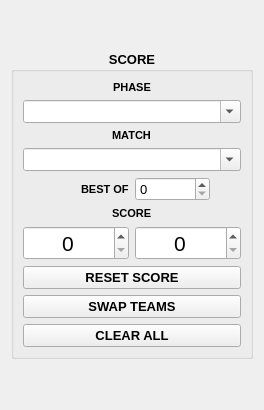
<?xml version="1.0" encoding="UTF-8"?>
<ui version="4.0">
 <class>Form</class>
 <widget class="QWidget" name="Form">
  <property name="geometry">
   <rect>
    <x>0</x>
    <y>0</y>
    <width>264</width>
    <height>410</height>
   </rect>
  </property>
  <property name="font">
   <font>
    <pointsize>8</pointsize>
    <bold>true</bold>
   </font>
  </property>
  <property name="windowTitle">
   <string>Form</string>
  </property>
  <property name="locale">
   <locale language="English" country="UnitedStates"/>
  </property>
  <layout class="QVBoxLayout" name="verticalLayout">
   <item>
    <widget class="QGroupBox" name="scoreGroupBox">
     <property name="sizePolicy">
      <sizepolicy hsizetype="Preferred" vsizetype="Maximum">
       <horstretch>0</horstretch>
       <verstretch>0</verstretch>
      </sizepolicy>
     </property>
     <property name="font">
      <font>
       <pointsize>10</pointsize>
       <bold>true</bold>
      </font>
     </property>
     <property name="title">
      <string>SCORE</string>
     </property>
     <property name="alignment">
      <set>Qt::AlignHCenter|Qt::AlignTop</set>
     </property>
     <layout class="QVBoxLayout" name="verticalLayout_2">
      <item>
       <layout class="QVBoxLayout" name="verticalLayout_3">
        <item alignment="Qt::AlignHCenter">
         <widget class="QLabel" name="label">
          <property name="font">
           <font>
            <pointsize>8</pointsize>
            <bold>true</bold>
           </font>
          </property>
          <property name="text">
           <string>PHASE</string>
          </property>
         </widget>
        </item>
        <item>
         <widget class="QComboBox" name="phase">
          <property name="minimumSize">
           <size>
            <width>10</width>
            <height>0</height>
           </size>
          </property>
          <property name="font">
           <font>
            <pointsize>10</pointsize>
            <bold>false</bold>
           </font>
          </property>
          <property name="editable">
           <bool>true</bool>
          </property>
          <property name="placeholderText">
           <string>Pool A, Bracket, Top 8, etc</string>
          </property>
         </widget>
        </item>
       </layout>
      </item>
      <item>
       <layout class="QVBoxLayout" name="verticalLayout_4">
        <item alignment="Qt::AlignHCenter">
         <widget class="QLabel" name="label_2">
          <property name="font">
           <font>
            <pointsize>8</pointsize>
            <bold>true</bold>
           </font>
          </property>
          <property name="text">
           <string>MATCH</string>
          </property>
         </widget>
        </item>
        <item>
         <widget class="QComboBox" name="match">
          <property name="minimumSize">
           <size>
            <width>10</width>
            <height>0</height>
           </size>
          </property>
          <property name="font">
           <font>
            <pointsize>10</pointsize>
            <bold>false</bold>
           </font>
          </property>
          <property name="editable">
           <bool>true</bool>
          </property>
          <property name="placeholderText">
           <string>Winners Finals, Losers Semis, etc</string>
          </property>
         </widget>
        </item>
       </layout>
      </item>
      <item>
       <layout class="QHBoxLayout" name="horizontalLayout">
        <property name="spacing">
         <number>6</number>
        </property>
        <item alignment="Qt::AlignRight">
         <widget class="QLabel" name="label_3">
          <property name="font">
           <font>
            <pointsize>8</pointsize>
            <bold>true</bold>
           </font>
          </property>
          <property name="text">
           <string>BEST OF</string>
          </property>
         </widget>
        </item>
        <item alignment="Qt::AlignLeft">
         <widget class="QSpinBox" name="best_of">
          <property name="minimumSize">
           <size>
            <width>75</width>
            <height>0</height>
           </size>
          </property>
          <property name="font">
           <font>
            <pointsize>10</pointsize>
            <bold>false</bold>
            <kerning>true</kerning>
           </font>
          </property>
         </widget>
        </item>
       </layout>
      </item>
      <item alignment="Qt::AlignHCenter">
       <widget class="QLabel" name="label_4">
        <property name="font">
         <font>
          <pointsize>8</pointsize>
          <bold>true</bold>
         </font>
        </property>
        <property name="text">
         <string>SCORE</string>
        </property>
       </widget>
      </item>
      <item>
       <layout class="QHBoxLayout" name="horizontalLayout_2">
        <item>
         <widget class="QSpinBox" name="score_left">
          <property name="font">
           <font>
            <pointsize>16</pointsize>
            <bold>false</bold>
           </font>
          </property>
          <property name="alignment">
           <set>Qt::AlignBottom|Qt::AlignHCenter</set>
          </property>
         </widget>
        </item>
        <item>
         <widget class="QSpinBox" name="score_right">
          <property name="font">
           <font>
            <pointsize>16</pointsize>
            <bold>false</bold>
           </font>
          </property>
          <property name="alignment">
           <set>Qt::AlignBottom|Qt::AlignHCenter</set>
          </property>
         </widget>
        </item>
       </layout>
      </item>
      <item>
       <widget class="QPushButton" name="btResetScore">
        <property name="text">
         <string>RESET SCORE</string>
        </property>
       </widget>
      </item>
      <item>
       <widget class="QPushButton" name="btSwapTeams">
        <property name="text">
         <string>SWAP TEAMS</string>
        </property>
       </widget>
      </item>
      <item>
       <widget class="QPushButton" name="btClearAll">
        <property name="text">
         <string>CLEAR ALL</string>
        </property>
       </widget>
      </item>
     </layout>
    </widget>
   </item>
  </layout>
 </widget>
 <tabstops>
  <tabstop>phase</tabstop>
  <tabstop>match</tabstop>
  <tabstop>best_of</tabstop>
  <tabstop>score_left</tabstop>
  <tabstop>score_right</tabstop>
 </tabstops>
 <resources/>
 <connections/>
</ui>
